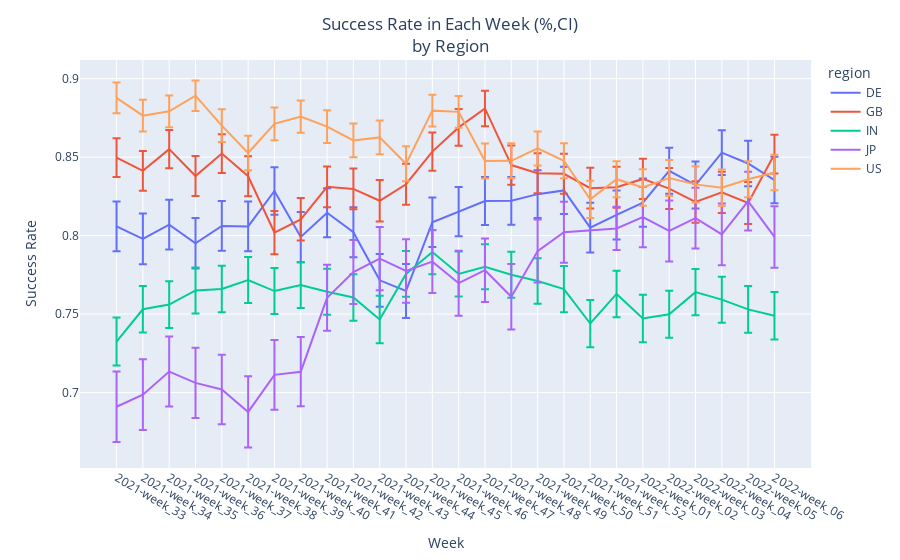

Notebook source saved alongside this figure:
### Code cell
fig = px.line(y=df.success_rate_mean, color=df.region, x=df.index, error_y=df.error, labels={"y":"Success Rate", "x":"Week", "color":"region"})
fig.update_layout(title_text='Success Rate in Each Week (%,CI)<br>by Region', title_x=0.5)

fig.show()

### Figure 1 — Plotly figure (JSON) as saved in the notebook; plotly's stock layout.template omitted (floating-point values rounded to 4 significant figures)
{"data": [{"error_y": {"array": [0.01585, 0.01622, 0.01586, 0.01611, 0.01584, 0.01587, 0.01508, 0.01602, 0.01559, 0.01593, 0.01682, 0.01719, 0.01571, 0.01569, 0.01526, 0.01523, 0.0152, 0.01504, 0.01584, 0.01562, 0.01532, 0.01463, 0.01499, 0.01425, 0.01447, 0.0148]}, "hovertemplate": "region=DE<br>Week=%{x}<br>Success Rate=%{y}<extra></extra>", "legendgroup": "DE", "line": {"color": "#636efa", "dash": "solid"}, "marker": {"symbol": "circle"}, "mode": "lines", "name": "DE", "orientation": "v", "showlegend": true, "type": "scatter", "x": ["2021-week_33", "2021-week_34", "2021-week_35", "2021-week_36", "2021-week_37", "2021-week_38", "2021-week_39", "2021-week_40", "2021-week_41", "2021-week_42", "2021-week_43", "2021-week_44", "2021-week_45", "2021-week_46", "2021-week_47", "2021-week_48", "2021-week_49", "2021-week_50", "2021-week_51", "2021-week_52", "2022-week_01", "2022-week_02", "2022-week_03", "2022-week_04", "2022-week_05", "2022-week_06"], "xaxis": "x", "y": [0.8058, 0.7979, 0.8069, 0.7951, 0.8062, 0.8058, 0.8284, 0.7991, 0.8145, 0.8022, 0.7715, 0.7647, 0.8085, 0.8152, 0.822, 0.8222, 0.8264, 0.8288, 0.8051, 0.8132, 0.821, 0.8413, 0.8322, 0.8529, 0.8459, 0.8354], "yaxis": "y"}, {"error_y": {"array": [0.01241, 0.01267, 0.0122, 0.01274, 0.01235, 0.01277, 0.01377, 0.01356, 0.01296, 0.01305, 0.01321, 0.01299, 0.0122, 0.01175, 0.01127, 0.01247, 0.0127, 0.01272, 0.01301, 0.01303, 0.0128, 0.01306, 0.01328, 0.01316, 0.01337, 0.01235]}, "hovertemplate": "region=GB<br>Week=%{x}<br>Success Rate=%{y}<extra></extra>", "legendgroup": "GB", "line": {"color": "#EF553B", "dash": "solid"}, "marker": {"symbol": "circle"}, "mode": "lines", "name": "GB", "orientation": "v", "showlegend": true, "type": "scatter", "x": ["2021-week_33", "2021-week_34", "2021-week_35", "2021-week_36", "2021-week_37", "2021-week_38", "2021-week_39", "2021-week_40", "2021-week_41", "2021-week_42", "2021-week_43", "2021-week_44", "2021-week_45", "2021-week_46", "2021-week_47", "2021-week_48", "2021-week_49", "2021-week_50", "2021-week_51", "2021-week_52", "2022-week_01", "2022-week_02", "2022-week_03", "2022-week_04", "2022-week_05", "2022-week_06"], "xaxis": "x", "y": [0.8497, 0.8412, 0.8551, 0.838, 0.8522, 0.8378, 0.8019, 0.8103, 0.831, 0.8298, 0.8222, 0.8327, 0.8535, 0.869, 0.881, 0.8449, 0.8397, 0.8394, 0.8302, 0.8308, 0.8361, 0.8299, 0.8214, 0.8275, 0.8207, 0.8519], "yaxis": "y"}, {"error_y": {"array": [0.01532, 0.01487, 0.0149, 0.01468, 0.01476, 0.01465, 0.01467, 0.01459, 0.01464, 0.01479, 0.01516, 0.01456, 0.01409, 0.01436, 0.01438, 0.01464, 0.01454, 0.01472, 0.01506, 0.0148, 0.01513, 0.01496, 0.01475, 0.01465, 0.01493, 0.0151]}, "hovertemplate": "region=IN<br>Week=%{x}<br>Success Rate=%{y}<extra></extra>", "legendgroup": "IN", "line": {"color": "#00cc96", "dash": "solid"}, "marker": {"symbol": "circle"}, "mode": "lines", "name": "IN", "orientation": "v", "showlegend": true, "type": "scatter", "x": ["2021-week_33", "2021-week_34", "2021-week_35", "2021-week_36", "2021-week_37", "2021-week_38", "2021-week_39", "2021-week_40", "2021-week_41", "2021-week_42", "2021-week_43", "2021-week_44", "2021-week_45", "2021-week_46", "2021-week_47", "2021-week_48", "2021-week_49", "2021-week_50", "2021-week_51", "2021-week_52", "2022-week_01", "2022-week_02", "2022-week_03", "2022-week_04", "2022-week_05", "2022-week_06"], "xaxis": "x", "y": [0.7325, 0.753, 0.756, 0.765, 0.7659, 0.7717, 0.7646, 0.7684, 0.7642, 0.7605, 0.7465, 0.7755, 0.7895, 0.7755, 0.7801, 0.7751, 0.7711, 0.7659, 0.7439, 0.7628, 0.7472, 0.7498, 0.764, 0.7592, 0.753, 0.7489], "yaxis": "y"}, {"error_y": {"array": [0.02252, 0.02254, 0.02231, 0.0224, 0.02215, 0.02272, 0.02226, 0.02207, 0.02107, 0.02036, 0.02014, 0.02027, 0.02002, 0.02073, 0.02019, 0.02081, 0.02009, 0.01949, 0.01377, 0.01914, 0.01943, 0.01935, 0.01964, 0.01868, 0.01957]}, "hovertemplate": "region=JP<br>Week=%{x}<br>Success Rate=%{y}<extra></extra>", "legendgroup": "JP", "line": {"color": "#ab63fa", "dash": "solid"}, "marker": {"symbol": "circle"}, "mode": "lines", "name": "JP", "orientation": "v", "showlegend": true, "type": "scatter", "x": ["2021-week_33", "2021-week_34", "2021-week_35", "2021-week_36", "2021-week_37", "2021-week_38", "2021-week_39", "2021-week_40", "2021-week_41", "2021-week_42", "2021-week_43", "2021-week_44", "2021-week_45", "2021-week_46", "2021-week_47", "2021-week_48", "2021-week_49", "2021-week_50", "2021-week_52", "2022-week_01", "2022-week_02", "2022-week_03", "2022-week_04", "2022-week_05", "2022-week_06"], "xaxis": "x", "y": [0.6909, 0.6986, 0.7133, 0.7061, 0.7019, 0.6876, 0.7112, 0.7132, 0.7603, 0.7767, 0.7854, 0.7774, 0.7834, 0.7697, 0.7779, 0.761, 0.7901, 0.8021, 0.8045, 0.8118, 0.803, 0.8112, 0.8008, 0.8219, 0.7991], "yaxis": "y"}, {"error_y": {"array": [0.009829, 0.01016, 0.01009, 0.00976, 0.0104, 0.01097, 0.01041, 0.01025, 0.01041, 0.01076, 0.01072, 0.01117, 0.01007, 0.01015, 0.01118, 0.01117, 0.01087, 0.01114, 0.01183, 0.01148, 0.01157, 0.01145, 0.01158, 0.01164, 0.01148, 0.01132]}, "hovertemplate": "region=US<br>Week=%{x}<br>Success Rate=%{y}<extra></extra>", "legendgroup": "US", "line": {"color": "#FFA15A", "dash": "solid"}, "marker": {"symbol": "circle"}, "mode": "lines", "name": "US", "orientation": "v", "showlegend": true, "type": "scatter", "x": ["2021-week_33", "2021-week_34", "2021-week_35", "2021-week_36", "2021-week_37", "2021-week_38", "2021-week_39", "2021-week_40", "2021-week_41", "2021-week_42", "2021-week_43", "2021-week_44", "2021-week_45", "2021-week_46", "2021-week_47", "2021-week_48", "2021-week_49", "2021-week_50", "2021-week_51", "2021-week_52", "2022-week_01", "2022-week_02", "2022-week_03", "2022-week_04", "2022-week_05", "2022-week_06"], "xaxis": "x", "y": [0.8878, 0.8764, 0.8792, 0.8891, 0.8701, 0.8526, 0.8712, 0.8758, 0.8695, 0.8606, 0.8626, 0.8457, 0.8796, 0.8788, 0.8475, 0.8476, 0.8555, 0.8477, 0.8231, 0.8359, 0.8306, 0.8367, 0.8326, 0.8305, 0.8359, 0.8402], "yaxis": "y"}], "layout": {"autosize": true, "legend": {"title": {"text": "region"}, "tracegroupgap": 0}, "margin": {"t": 60}, "title": {"text": "Success Rate in Each Week (%,CI)<br>by Region", "x": 0.5}, "xaxis": {"anchor": "y", "autorange": true, "domain": [0, 1], "range": [-1.389, 26.39], "title": {"text": "Week"}, "type": "category"}, "yaxis": {"anchor": "x", "autorange": true, "domain": [0, 1], "range": [0.6519, 0.9119], "title": {"text": "Success Rate"}, "type": "linear"}}}
